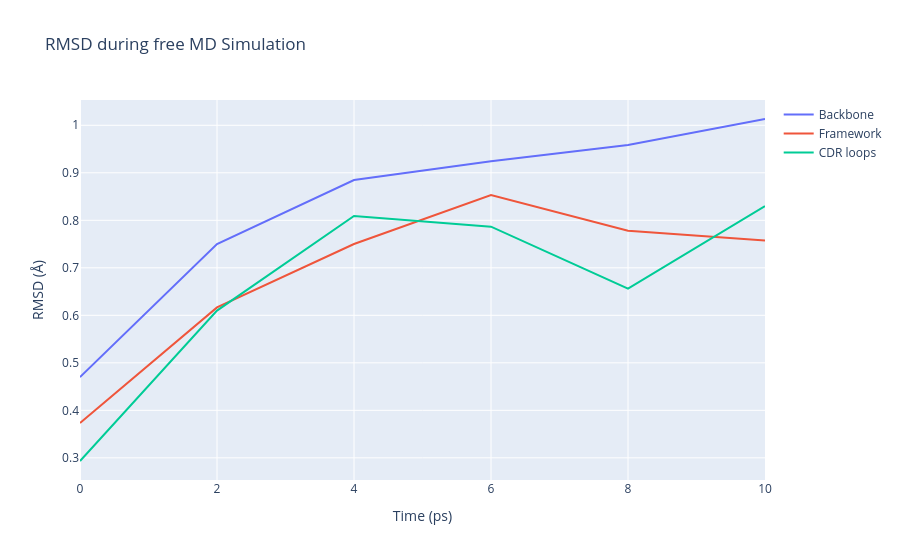

Write notebook code for a chart like this one.
### Code cell
# Read RMS vs experimental structure data from file and plot the three selections
plot_xvg({'Backbone': MD_rms_exp,
          'Framework': MD_rms_fr,
          'CDR loops': MD_rms_loop},
         title="RMSD during free MD Simulation",
         ytitle="RMSD (Å)",
         yscale=10)

### Figure 1 — Plotly figure (JSON) as saved in the notebook; plotly's stock layout.template omitted (floating-point values rounded to 4 significant figures)
{"data": [{"mode": "lines", "name": "Backbone", "type": "scatter", "x": [0.0, 2.0, 4.0, 6.0, 8.0, 10.0], "y": [0.4699, 0.7499, 0.8848, 0.9244, 0.9586, 1.013]}, {"mode": "lines", "name": "Framework", "type": "scatter", "x": [0.0, 2.0, 4.0, 6.0, 8.0, 10.0], "y": [0.3731, 0.6166, 0.7502, 0.853, 0.7782, 0.7575]}, {"mode": "lines", "name": "CDR loops", "type": "scatter", "x": [0.0, 2.0, 4.0, 6.0, 8.0, 10.0], "y": [0.2934, 0.61, 0.809, 0.7866, 0.6564, 0.8297]}], "layout": {"title": {"text": "RMSD during free MD Simulation"}, "xaxis": {"title": {"text": "Time (ps)"}}, "yaxis": {"title": {"text": "RMSD (Å)"}}}}
